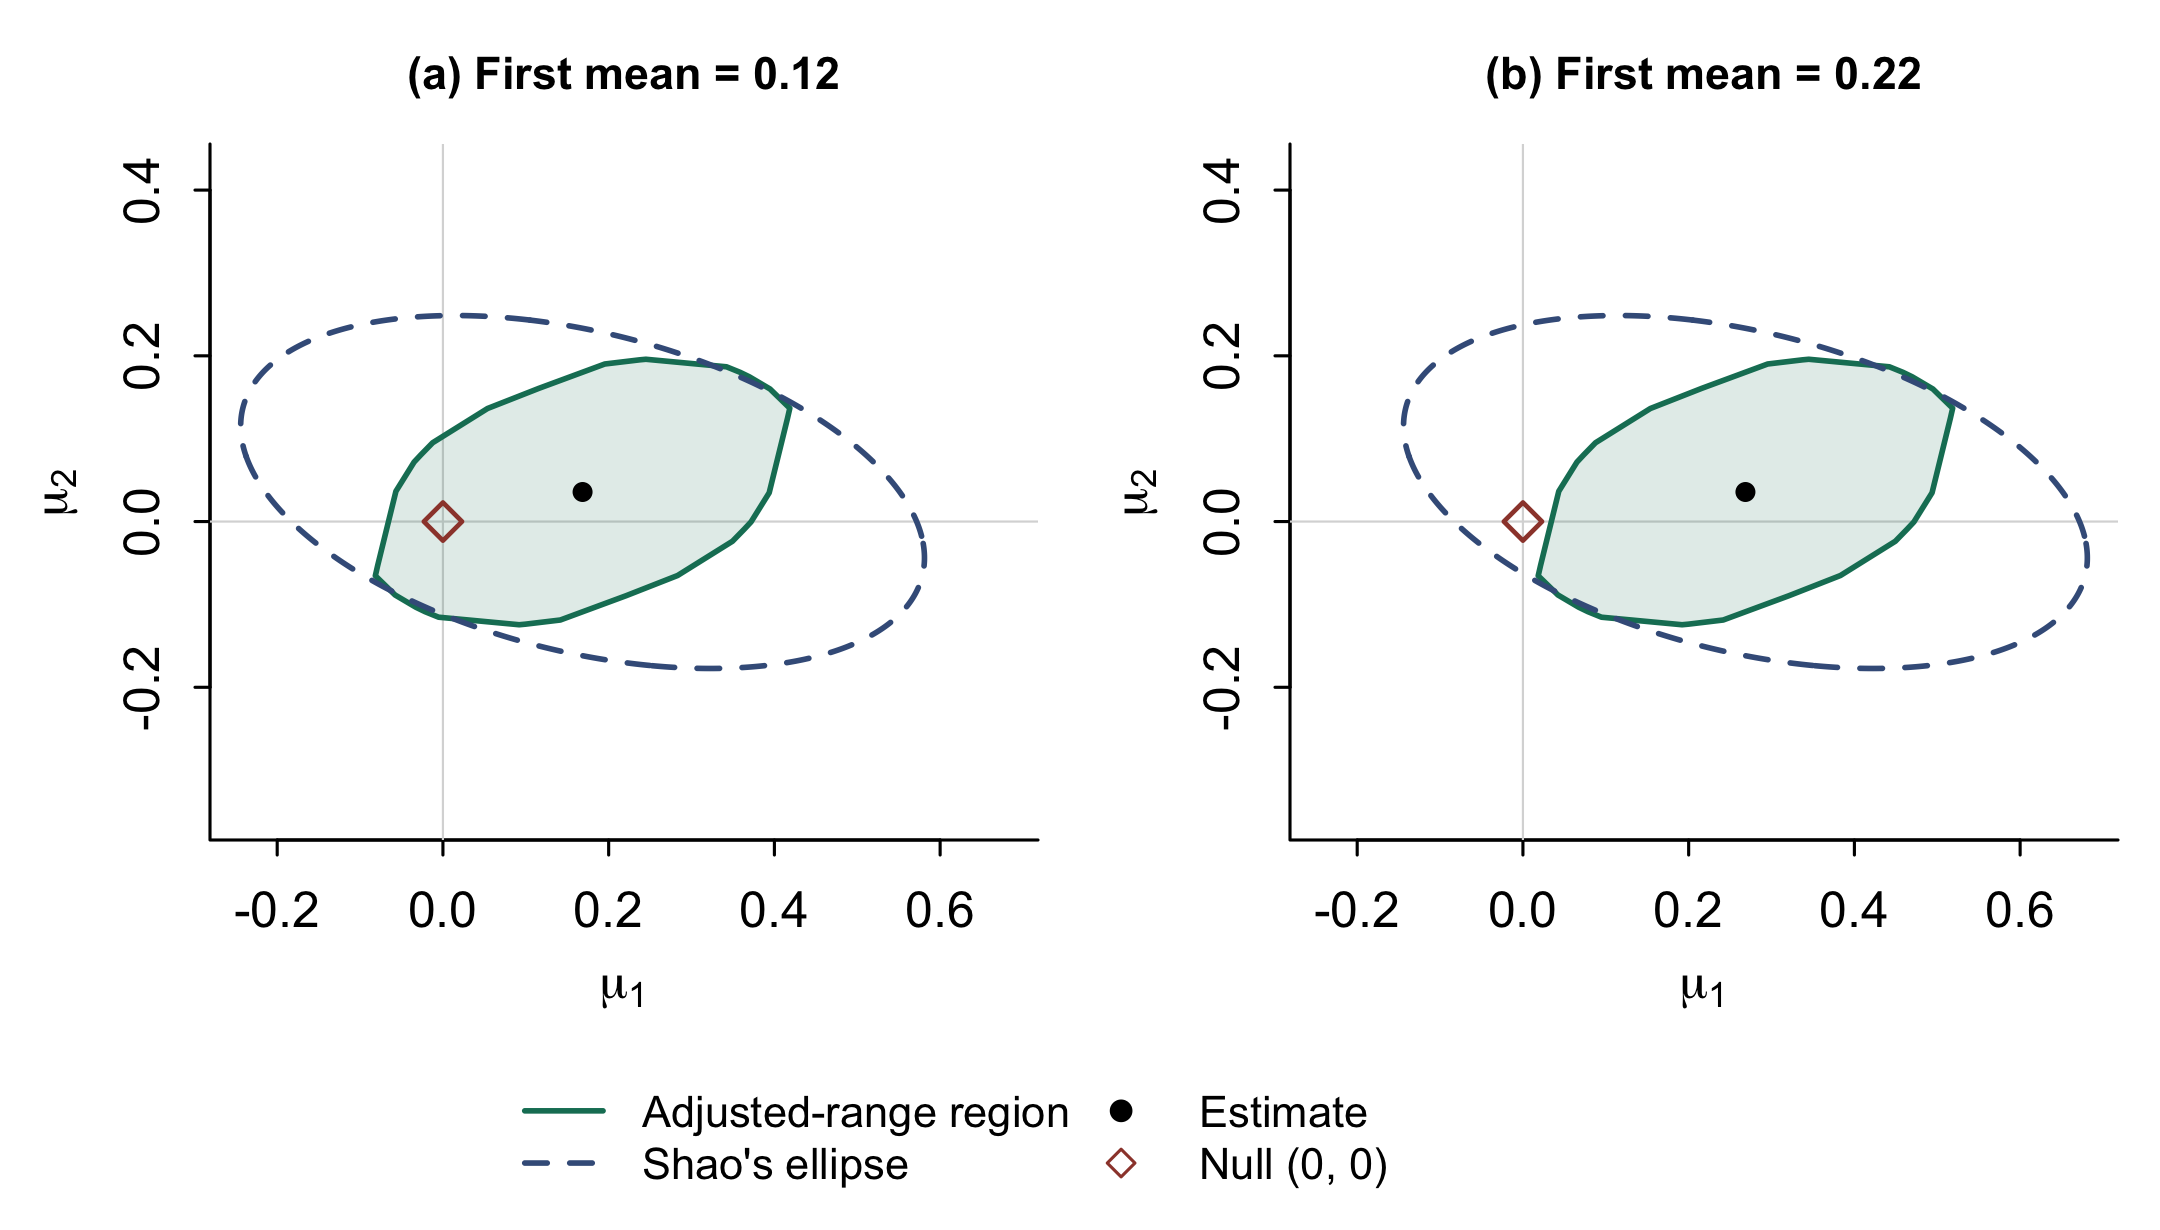

The script that saved this image:
# Different decisions from two affine-equivariant self-normalizers.
# Chapter 6, Econometrics and Time Series Methods.
# Run from this directory. All data are simulated; no download is required.
# install.packages("aersn")
library(aersn)
stopifnot(packageVersion("aersn") >= "0.2.3")

# Reproduce the preceding example without rerunning its plots and references.
set.seed(61009)
n <- 300L
burn <- 500L
A <- matrix(c(0.45, 0.25, -0.15, 0.30), 2, byrow = TRUE)
C <- matrix(c(1, 0, 0.6, 0.8), 2, byrow = TRUE)
mu <- c(0.12, -0.06)
x <- matrix(0, n + burn, 2)
e <- matrix(rnorm(2 * (n + burn)), n + burn, 2) %*% t(C)
for (i in 2:nrow(x)) x[i, ] <- A %*% x[i - 1L, ] + e[i, ]
Y <- sweep(x[(burn + 1L):(burn + n), ], 2, mu, "+")

# BEGIN BOOK DIFFERENT DECISIONS
## =====================================================
## 1. Shift the first mean and calibrate both tests
## =====================================================
# Raise the first population mean from 0.12 to 0.22.
Y2 <- sweep(Y, 2, c(0.10, 0), "+")
fit2 <- aersn_mean(Y2, names = c("mu1", "mu2"))
ref_h2 <- aersn_reference(fit2, draws = 100000, seed = 61012,
  statistic = "hull_gauge")
ref_s2 <- aersn_reference(fit2, draws = 100000, seed = 61012,
  statistic = "shao_sq2",
  args = list(integration = "calendar"))
## =====================================================
## 2. Compare the two decisions at the same null
## =====================================================

h2 <- aersn_test(fit2, null = c(0, 0), reference = ref_h2)
s2 <- aersn_test(fit2, null = c(0, 0), method = "shao",
  reference = ref_s2)
comparison2 <- data.frame(
  method = c("Adjusted range", "Shao quadratic"),
  statistic = c(h2$statistic, s2$statistic),
  critical_95 = c(h2$critical.value, s2$critical.value),
  p_value = c(h2$p.value, s2$p.value),
  reject_5pct = c(h2$reject, s2$reject))
print(comparison2, row.names = FALSE, digits = 5)
# END BOOK DIFFERENT DECISIONS

# BEGIN BOOK DECISION AFFINE CHECK
H <- rbind(c(1, 1), c(1, -1))
b <- c(0.4, -0.2)
Y2_new <- sweep(Y2 %*% t(H), 2, b, "+")
fit2_new <- aersn_mean(Y2_new)
h2_new <- aersn_test(fit2_new, null = b, reference = ref_h2)
s2_new <- aersn_test(fit2_new, null = b, method = "shao",
                     reference = ref_s2)
stopifnot(abs(h2$statistic - h2_new$statistic) < 1e-8,
          abs(s2$statistic - s2_new$statistic) < 1e-8,
          h2$reject == h2_new$reject,
          s2$reject == s2_new$reject)
# END BOOK DECISION AFFINE CHECK

# A constant shift changes the estimate but not the centred influence path.
centred <- function(y) sweep(y, 2, colMeans(y))
stopifnot(max(abs(centred(Y2) - centred(Y))) < 1e-12)
G <- rbind(c(0, 0), apply(centred(Y2), 2, cumsum)) / sqrt(n)
z <- sqrt(n) * colMeans(Y2)
V <- crossprod(G) / n
shao_direct <- drop(crossprod(z, solve(V, z)))
P <- G[chull(G), , drop = FALSE]
D <- do.call(rbind, lapply(seq_len(nrow(P)), function(j) sweep(P, 2, P[j, ])))
K <- D[chull(D), , drop = FALSE]
edges <- K[c(2:nrow(K), 1), , drop = FALSE] - K
normal <- cbind(-edges[, 2], edges[, 1])
ranges <- apply(G %*% t(normal), 2, function(v) diff(range(v)))
hull_direct <- max(abs(drop(normal %*% z)) / ranges)
stopifnot(abs(shao_direct - s2$statistic) < 1e-8,
          abs(hull_direct - h2$statistic) < 1e-8,
          h2$reject, !s2$reject)

baseline <- aersn_mean(Y)
base_h <- aersn_test(baseline, null = c(0, 0), reference = ref_h2)
base_s <- aersn_test(baseline, null = c(0, 0), method = "shao", reference = ref_s2)
stopifnot(!base_h$reject, !base_s$reject)
# BEGIN BOOK DECISION PLOT
## =====================================================
## 1. Construct the two confidence-region boundaries
## =====================================================
G <- rbind(c(0, 0),
  apply(sweep(Y2, 2, colMeans(Y2)), 2, cumsum)) / sqrt(n)
V <- crossprod(G) / n
region2_h <- aersn_region(fit2, reference = ref_h2)
polygon2 <- aersn_vertices(region2_h)
phi <- seq(0, 2 * pi, length.out = 501)
circle <- cbind(cos(phi), sin(phi))
eg <- eigen(V, symmetric = TRUE)
root <- eg$vectors %*% diag(sqrt(eg$values)) %*% t(eg$vectors)
ellipse2 <- sweep(sqrt(as.numeric(s2$critical.value) / n) * circle %*% root,
  2, colMeans(Y2), "+")

## =====================================================
## 2. Plot the regions before and after the mean shift
## =====================================================
draw_decisions <- function() {
  oldpar <- par(no.readonly = TRUE)
  on.exit(par(oldpar))
  par(mfrow = c(1, 2), mar = c(3.6, 3.5, 2.4, 0.7),
    oma = c(2.9, 0, 0, 0), mgp = c(2, 0.65, 0), tcl = -0.25)
  both <- rbind(polygon2, ellipse2,
    sweep(polygon2, 2, c(0.10, 0)),
    sweep(ellipse2, 2, c(0.10, 0)), c(0, 0))
  xlimits <- range(both[, 1])
  ylimits <- range(both[, 2])
  panel <- function(shift, title) {
    h <- sweep(polygon2, 2, shift)
    s <- sweep(ellipse2, 2, shift)
    center <- colMeans(Y2) - shift
    all <- rbind(h, s, center, c(0, 0))
    plot(all, type = "n", asp = 1, xlim = xlimits,
      ylim = ylimits,
      xlab = expression(mu[1]),
      ylab = expression(mu[2]), main = title,
      cex.main = 0.9, bty = "l")
    abline(h = 0, v = 0, col = "grey85", lwd = 0.7)
    polygon(h, col = adjustcolor("#147D64", 0.14),
      border = "#147D64",
      lwd = 1.8)
    lines(s, col = "#405D89", lty = 2, lwd = 1.8)
    points(center[1], center[2], pch = 19, cex = 0.75)
    points(0, 0, pch = 5, cex = 1.2, lwd = 1.5,
      col = "#9D4438")
  }
  panel(c(0.10, 0), "(a) First mean = 0.12")
  panel(c(0, 0), "(b) First mean = 0.22")
  par(fig = c(0, 1, 0, 1), mar = rep(0, 4), oma = rep(0, 4),
    new = TRUE)
  plot.new()
  legend("bottom", inset = 0.012, bty = "n", ncol = 2,
    cex = 0.87,
    legend = c("Adjusted-range region", "Shao's ellipse",
      "Estimate",
      "Null (0, 0)"),
    col = c("#147D64", "#405D89", "black", "#9D4438"),
    lty = c(1, 2, NA, NA), pch = c(NA, NA, 19, 5),
    lwd = c(1.8, 1.8, NA, NA))
}

## =====================================================
## 3. Save the comparison figure
## =====================================================
pdf("aersn_different_decisions.pdf", width = 7.2,
  height = 4.1,
  pointsize = 12, useDingbats = FALSE)
draw_decisions()
dev.off()
png("aersn_different_decisions.png", width = 2160,
  height = 1230,
  res = 300, pointsize = 12)
draw_decisions()
dev.off()
# END BOOK DECISION PLOT

write.csv(comparison2, "different_decisions.csv", row.names = FALSE)
write.csv(Y2, "shifted_vector_series.csv", row.names = FALSE)
write.csv(data.frame(method = comparison2$method,
  statistic_before = comparison2$statistic,
  statistic_after = c(h2_new$statistic, s2_new$statistic),
  p_mcse = c(h2$p.mcse, s2$p.mcse)), "decision_affine_check.csv", row.names = FALSE)
saveRDS(list(hull = ref_h2, shao = ref_s2), "decision_reference_draws.rds")
writeLines(c("Both direct formula checks passed.",
  "Centred influence paths agree before and after the fixed mean shift.",
  "Both affine-transformation checks passed.",
  sprintf("Direct hull discrepancy: %.3g", abs(hull_direct-h2$statistic)),
  sprintf("Direct quadratic discrepancy: %.3g", abs(shao_direct-s2$statistic))),
  "decision_validation.txt")
writeLines(capture.output(sessionInfo()), "decision_sessionInfo.txt")
